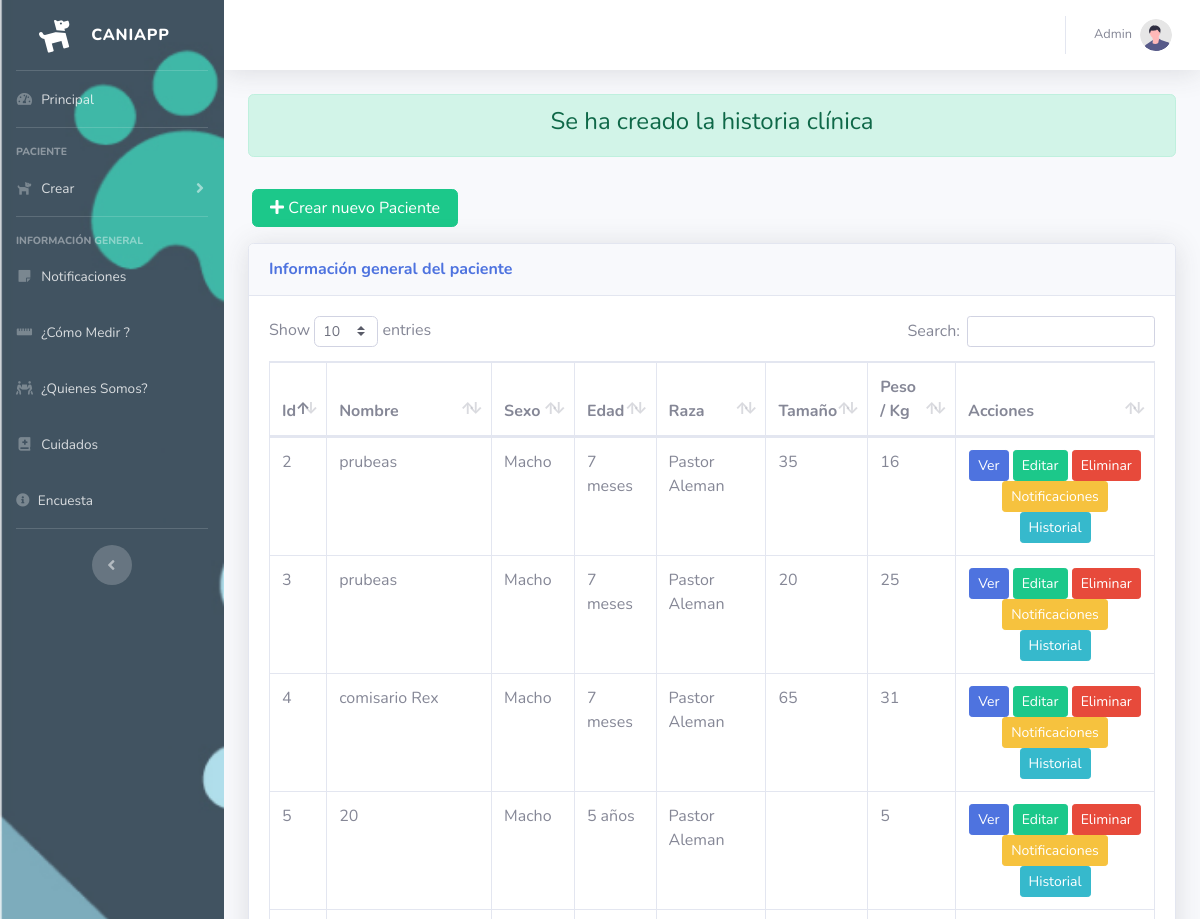
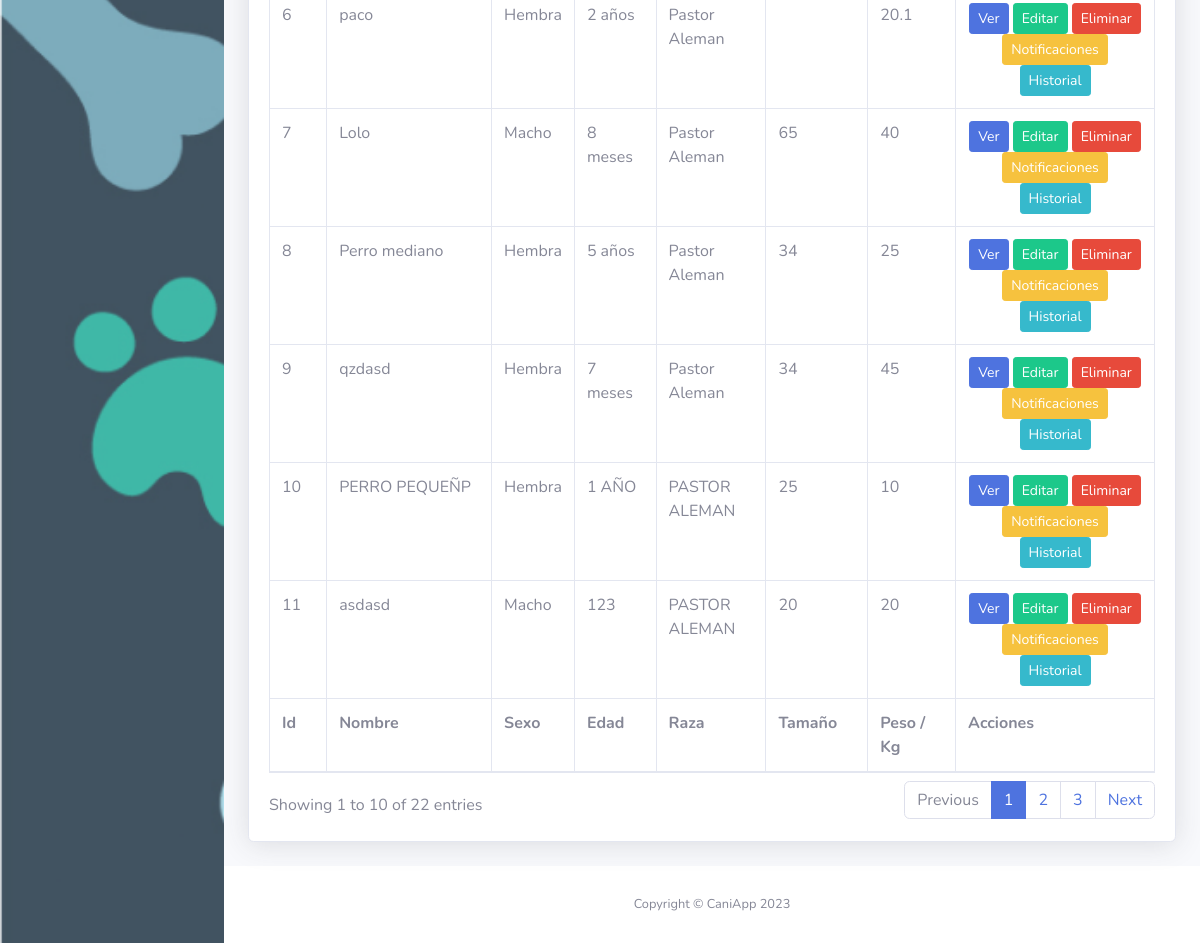
The page /index.php/admin/guardar_historia on the database its author committed (2 pictures, top to bottom).
### tables this page shows
CREATE TABLE `paciente` (
  `idpaciente` int(11) NOT NULL,
  `nombre_canino` varchar(45) DEFAULT NULL,
  `sexo_canino` varchar(45) DEFAULT NULL,
  `edad_canino` varchar(45) DEFAULT NULL,
  `raza_canino` varchar(45) DEFAULT NULL,
  `peso_canino` varchar(45) DEFAULT NULL,
  `tamano_canino` varchar(45) DEFAULT NULL,
  `ancho_cadera` varchar(45) DEFAULT NULL,
  `altura_femur_suelo` varchar(45) DEFAULT NULL,
  `altura_ingle_suelo` varchar(45) DEFAULT NULL,
  `logintud_hombro_hombro` varchar(45) DEFAULT NULL,
  `circunferencia_pecho` varchar(45) DEFAULT NULL,
  `circunferencia_cuello` varchar(45) DEFAULT NULL,
  `observaciones` varchar(45) DEFAULT NULL,
  `img_uno` longtext DEFAULT NULL,
  `img_dos` longtext DEFAULT NULL,
  `img_tres` longtext DEFAULT NULL,
  `id_padre` int(11) DEFAULT NULL,
  `estado` varchar(45) DEFAULT '1'
);

### application/controllers/Admin.php (called while the page is built, shortened)
<?php
class Admin extends CI_Controller
{
	public function __construct()
	{
		$this->load->model("Caniapp_model");
	}
	public function guardar_historia()
	{
		$result['msg'] = "Se ha creado la historia clínica";
		$idPaciente = $this->input->post('idPaciente');
		$historia = $this->input->post('historia');
		$fecha = $this->input->post('fecha');
		$result['paciente'] = $this->Caniapp_model->allPacientes();
		$data = array(
			'id_paciente' => $idPaciente,
			'observaciones' => $historia,
			'fecha_visita' => $fecha,
		);
		$this->Caniapp_model->insertarHistoria($data);
		$this->load->view('main/head');
		$this->load->view('admin', $result);
		$this->load->view('main/footer');
	}
}

### index.php (called while the page is built, shortened)
<?php
require_once BASEPATH.'core/CodeIgniter.php';

### application/models/Caniapp_model.php (called while the page is built, shortened)
<?php defined('BASEPATH') or exit('No direct script access allowed');
class Caniapp_model extends CI_Model
{
    public function allPacientes()
    {
        $this->db->select('*');
        $this->db->where('estado !=', '0');
        $this->db->join('padre_mascota pm', 'pm.idpadre_mascota = p.id_padre');
        $query = $this->db->get('paciente p');
        if ($query->num_rows() > 0) {
            return $query->result();
        } else {
            return false;
        }
    }
    public function insertarHistoria($data)
    {
        $this->db->insert('historial', $data);
    }
}

### application/views/admin.php (the view)
<div class="container-fluid">
    <?php if ($msg) { ?>
        <div class="alert alert-success text-center" role="alert">
            <h4><?= $msg ?></h4>
        </div>
    <?php } ?>
    <div class="row">
        <div class="col-lg-3 p-3">
            <a class="btn btn-success btn-block" href="<?= base_url('Admin/new') ?>"><i class="fas fa fa-plus"></i> Crear nuevo Paciente</a>
        </div>
    </div>
    <div class="card shadow mb-4">
        <div class="card-header py-3">
            <h6 class="m-0 font-weight-bold text-primary">Información general del paciente</h6>
        </div>
        <div class="card-body">
            <div class="table-responsive">
                <table class="table table-bordered" id="dataTable" width="100%" cellspacing="0">
                    <thead>
                        <tr>
                            <th>Id</th>
                            <th>Nombre</th>
                            <th>Sexo</th>
                            <th>Edad</th>
                            <th>Raza</th>
                            <th>Tamaño</th>
                            <th>Peso / Kg</th>
                            <th>Acciones</th>
                        </tr>
                    </thead>
                    <tfoot>
                        <tr>
                            <th>Id</th>
                            <th>Nombre</th>
                            <th>Sexo</th>
                            <th>Edad</th>
                            <th>Raza</th>
                            <th>Tamaño</th>
                            <th>Peso / Kg</th>
                            <th>Acciones</th>
                        </tr>
                    </tfoot>
                    <tbody>
                        <?php if ($paciente) { ?>
                            <?php foreach ($paciente as $p) { ?>
                                <tr id="<?= $p->idpaciente ?>">
                                    <td><?= $p->idpaciente ?></td>
                                    <td><?= $p->nombre_canino ?></td>
                                    <td><?= $p->sexo_canino ?></td>
                                    <td><?= $p->edad_canino ?></td>
                                    <td><?= $p->raza_canino ?></td>
                                    <td><?= $p->tamano_canino ?></td>
                                    <td><?= $p->peso_canino ?></td>
                                    <td class="text-center">
                                        <a href="<?= base_url() ?>Admin/view/<?= $p->idpaciente ?>" class="btn btn-primary btn-sm">
                                            <span class="text">Ver</span>
                                        </a>
                                        <a href="<?= base_url() ?>Admin/edit/<?= $p->idpaciente ?>" class="btn btn-success btn-sm">
                                            <span class="text">Editar</span>
                                        </a>
                                        <button class="btn btn-danger btn-sm remove">Eliminar</button>
                                        <a href="<?= base_url() ?>Admin/notification/<?= $p->idpaciente ?>" class="btn btn-warning btn-sm">
                                            <span class="text">Notificaciones</span>
                                        </a>
                                        <a href="<?= base_url() ?>Admin/historial/<?= $p->idpaciente ?>" class="btn btn-info btn-sm">
                                            <span class="text">Historial</span>
                                        </a>
                                    </td>
                                </tr>
                            <?php } ?>
                        <?php } ?>
                    </tbody>
                </table>
            </div>
        </div>
    </div>
</div>

### rows shown on the page
paciente: idpaciente "2", nombre_canino "prubeas", sexo_canino "Macho", edad_canino "7 meses", raza_canino "Pastor Aleman", tamano_canino "35", peso_canino "16"
paciente: idpaciente "3", nombre_canino "prubeas", sexo_canino "Macho", edad_canino "7 meses", raza_canino "Pastor Aleman", tamano_canino "20", peso_canino "25"
paciente: idpaciente "4", nombre_canino "comisario Rex", sexo_canino "Macho", edad_canino "7 meses", raza_canino "Pastor Aleman", tamano_canino "65", peso_canino "31"
paciente: idpaciente "5", nombre_canino "20", sexo_canino "Macho", edad_canino "5 años", raza_canino "Pastor Aleman", peso_canino "5"
paciente: idpaciente "6", nombre_canino "paco", sexo_canino "Hembra", edad_canino "2 años", raza_canino "Pastor Aleman", peso_canino "20.1"
paciente: idpaciente "7", nombre_canino "Lolo", sexo_canino "Macho", edad_canino "8 meses", raza_canino "Pastor Aleman", tamano_canino "65", peso_canino "40"
paciente: idpaciente "8", nombre_canino "Perro mediano", sexo_canino "Hembra", edad_canino "5 años", raza_canino "Pastor Aleman", tamano_canino "34", peso_canino "25"
paciente: idpaciente "9", nombre_canino "qzdasd", sexo_canino "Hembra", edad_canino "7 meses", raza_canino "Pastor Aleman", tamano_canino "34", peso_canino "45"
paciente: idpaciente "10", nombre_canino "PERRO PEQUEÑP", sexo_canino "Hembra", edad_canino "1 AÑO", raza_canino "PASTOR ALEMAN", tamano_canino "25", peso_canino "10"
paciente: idpaciente "11", nombre_canino "asdasd", sexo_canino "Macho", edad_canino "123", raza_canino "PASTOR ALEMAN", tamano_canino "20", peso_canino "20"

### other values the page prints
$msg "Se ha creado la historia clínica"
